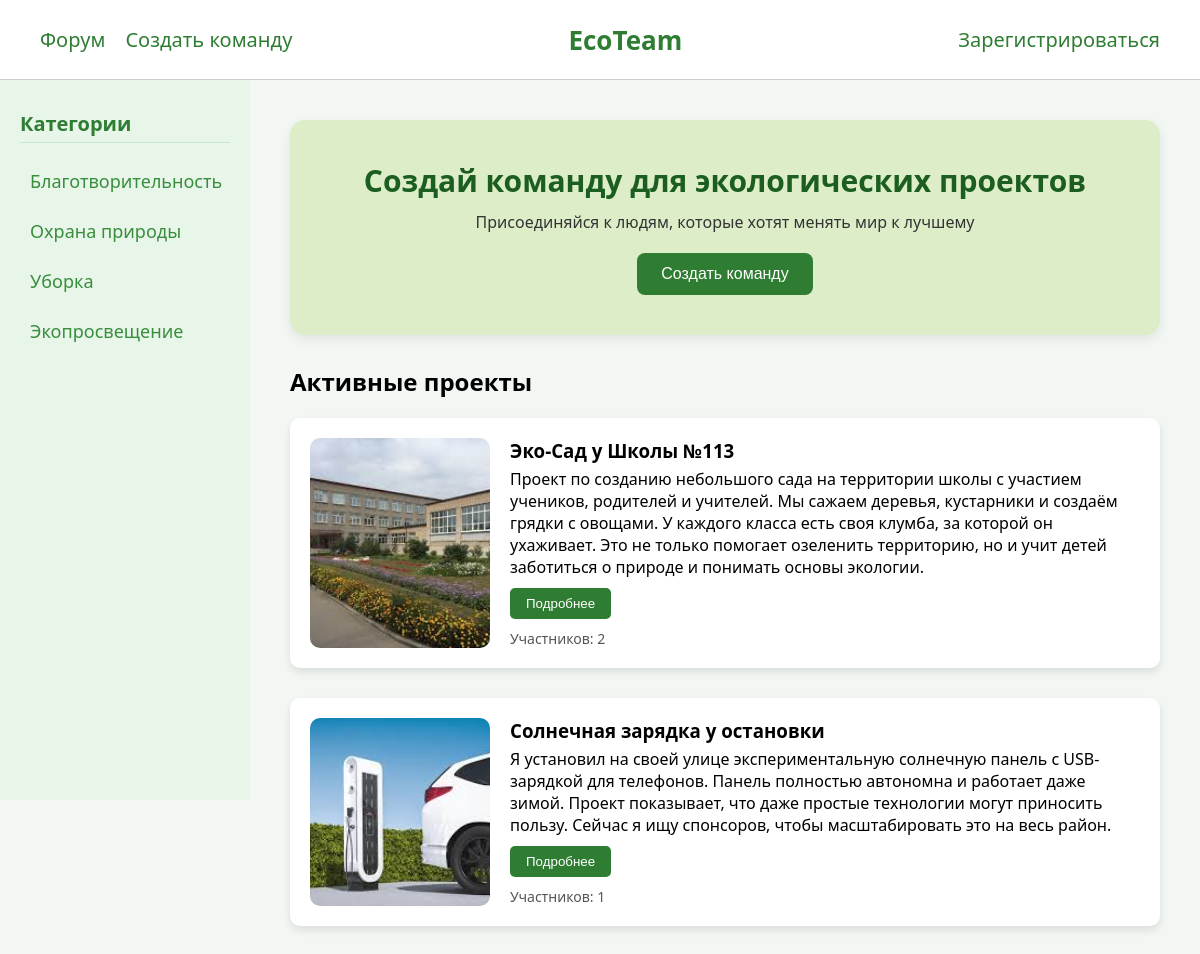
/, run on an earlier commit of the app's database.
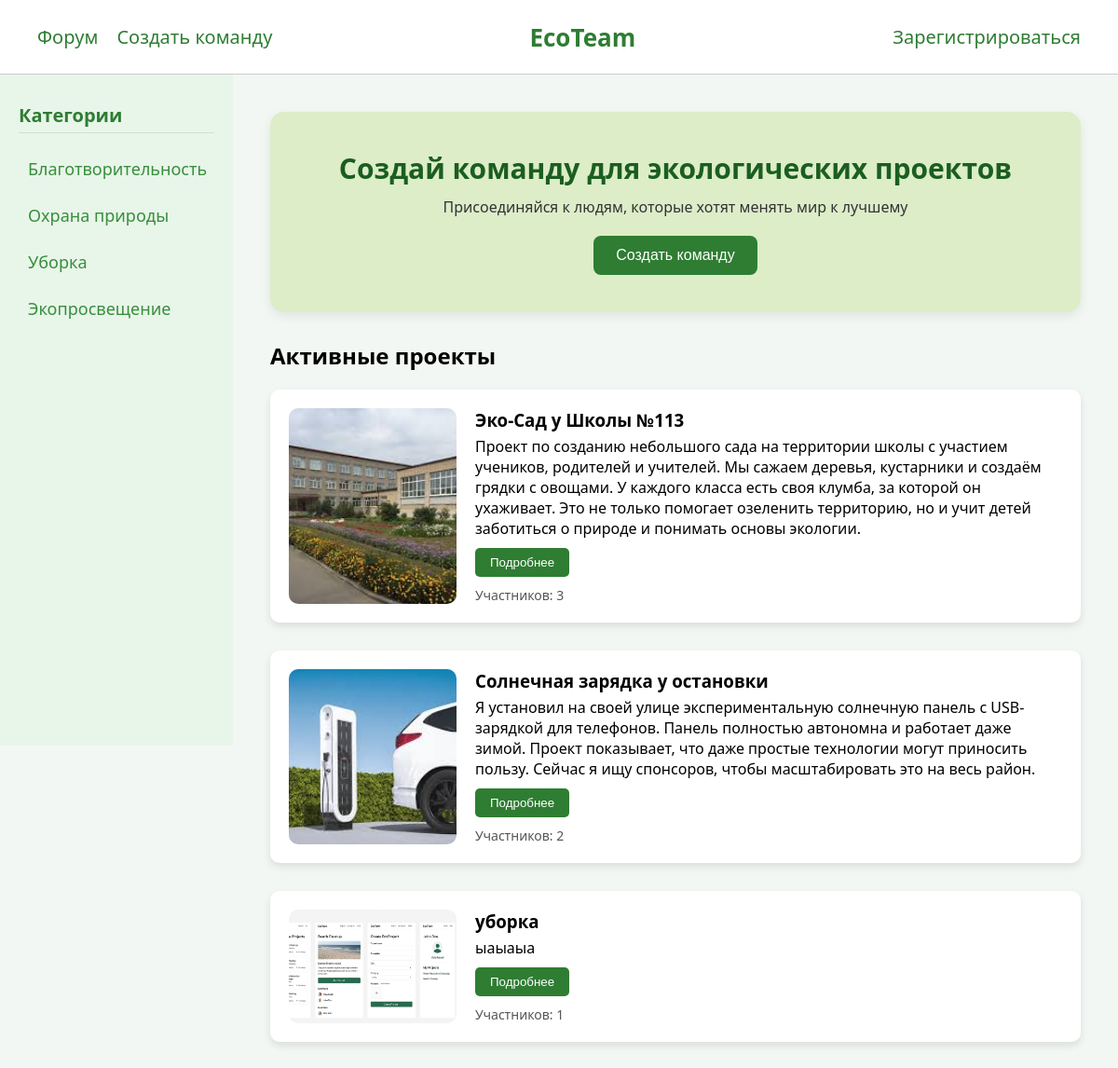
And on a later commit of the database.
### main/models.py (models this page shows, shortened)
class Category(models.Model):
    title = models.CharField(max_length=90)

class Projects(models.Model):
    user = models.ForeignKey(User, on_delete=models.CASCADE)
    title = models.CharField(max_length=80)
    description = models.TextField()
    category = models.ForeignKey(Category, on_delete=models.CASCADE)
    participants = models.ManyToManyField(User, related_name='projectss')
    image = models.ImageField(upload_to='projimages')
    is_completed = models.BooleanField(default=False)

### main/views.py (the view)
# urls.py: path('', indexview, name='index'),
def indexview(request):
    projs = Projects.objects.filter(is_completed=False)
    cats = Category.objects.all()
    query = request.GET.get('q', '')  # получаем параметр q из GET-запроса
    users = User.objects.none()  # пустой QuerySet по умолчанию
    if query:
        users = User.objects.filter(username__icontains=query)
    context = {'projs': projs, 'cats': cats, 'title': 'Главная страница | EcoTeam', 'users': users, 'query': query}
    return render(request, 'main/index.html', context)

### main/templates/main/index.html
{%extends 'main/base.html'%}
{%load static%}
{%block content%}
<div class="main-container">
    <aside class="sidebar">
      <h3>Категории</h3>
      {% for cat in cats %}
          <a class="category" href="{% url 'category' cat.id %}">{{ cat.title }}</a>
      {% endfor %}
    </aside>
    <main class="content">
      <section class="hero">
        <h1>Создай команду для экологических проектов</h1>
        <p>Присоединяйся к людям, которые хотят менять мир к лучшему</p>
        <a class="nav-link" href="{%url 'create'%}"><button>Создать команду</button></a>
      </section>
      <section class="projects">
        <h2>Активные проекты</h2>
        {%for proj in projs%}
        <div class="project-card">
          <img src="{{proj.image.url}}" alt="Project Image" />
          <div class="project-info">
            <div>
              <h3>{{proj.title}}</h3>
              <p>{{proj.description}}</p>
            </div>
            <div>
              <a href="{%url 'about' proj.id%}"><button class="join-button">Подробнее</button></a>
              <div class="participant-count">Участников: {{proj.participants.count}}</div>
            </div>
          </div>
        </div>
        {%endfor%}
      </section>
    </main>
  </div>
{%endblock%}

### main/templates/main/base.html (shortened to what this page needs)
{%load static%}
<!DOCTYPE html>
<html lang="ru">
<head>
  {%block css%}
  <link rel="stylesheet" href="{%static 'style.css'%}" />
  {%endblock%}
</head>
<body>
  <header>
    <div class="nav-left">
      <a class="nav-link" href="{%url 'index'%}">Форум</a>
      <a class="nav-link" href="{%url 'create'%}">Создать команду</a>
    </div>
    <div class="logo">EcoTeam</div>
    <div class="nav-right">
      {%if request.user.is_authenticated%}
      <a class="nav-link" href="{%url 'logout'%}">Выйти</a>
      <a class="nav-link" href="{%url 'profile' request.user.id%}">Профиль</a>
      {%else%}
      <a class="nav-link" href="{%url 'register'%}">Зарегистрироваться</a>
      {%endif%}
    </div>
  </header>
  {%block content%}
  {%endblock%}
</body>
</html>

### static/style.css (style rules this page uses)
* { box-sizing: border-box; scroll-behavior: smooth; transition: all 0.3s ease; }
body { margin: 0; font-family: 'Segoe UI', Tahoma, Geneva, Verdana, sans-serif; background-color: #f3f7f3; display: flex; min-height: 100vh; }
.project-card { position: relative; }
header { position: fixed; top: 0; left: 0; right: 0; background-color: #ffffff; padding: 20px 40px; height: 80px; display: flex; justify-content: space-between; align-items: center; border-bottom: 1px solid #ccc; z-index: 1000; }
.nav-left, .nav-right { display: flex; gap: 20px; }
.logo { font-weight: bold; font-size: 26px; color: #2e7d32; }
.nav-link { text-decoration: none; color: #2e7d32; font-weight: 500; font-size: 20px; transition: color 0.2s; }
.sidebar { position: fixed; top: 80px; left: 0; width: 250px; height: calc(100vh - 80px); background-color: #e8f5e9; padding: 30px 20px; overflow-y: auto; }
.sidebar h3 { margin-top: 0; margin-bottom: 20px; color: #2e7d32; font-size: 20px; border-bottom: 1px solid #c8e6c9; padding-bottom: 5px; }
.category { display: block; margin: 14px 0; font-size: 18px; font-weight: 500; cursor: pointer; color: #388e3c; padding: 6px 10px; border-radius: 6px; color: #388e3c; text-decoration: none; }
.main-container { margin-left: 250px; padding: 120px 40px 40px; width: 100%; }
.hero { background-color: #dcedc8; padding: 40px 30px; margin-bottom: 30px; border-radius: 15px; box-shadow: 0 4px 12px rgba(0, 0, 0, 0.08); text-align: center; }
.hero h1 { margin: 0; font-size: 30px; font-weight: bold; color: #1b5e20; }
.hero p { margin: 10px 0 20px; color: #333; font-size: 16px; }
.hero button { background-color: #2e7d32; color: white; border: none; padding: 12px 24px; border-radius: 8px; cursor: pointer; font-size: 16px; transition: background-color 0.2s; }
.projects h2 { font-size: 24px; margin-bottom: 20px; }
.project-card { background-color: white; border-radius: 10px; display: flex; gap: 20px; padding: 20px; box-shadow: 0 4px 8px rgba(0,0,0,0.1); width: 100%; margin-bottom: 30px; }
.project-card img { width: 180px; border-radius: 10px; object-fit: cover; }
.project-info { flex-grow: 1; display: flex; flex-direction: column; justify-content: space-between; }
.project-info h3 { margin: 0 0 5px; }
.project-info p { margin: 0 0 10px; }
.join-button { background-color: #2e7d32; color: white; border: none; padding: 8px 16px; border-radius: 5px; cursor: pointer; width: fit-content; transition: background-color 0.2s; }
.participant-count { margin-top: 10px; color: #555; font-size: 14px; }

What changed in the data, as far as the page shows it:
computed for Projects "Эко-Сад у Школы №113": participants.count "2" → "3"
computed for Projects "Солнечная зарядка у остановки": participants.count "1" → "2"
added Projects: image (picture), title "уборка", description "ыаыаыа", participants.count "1"
